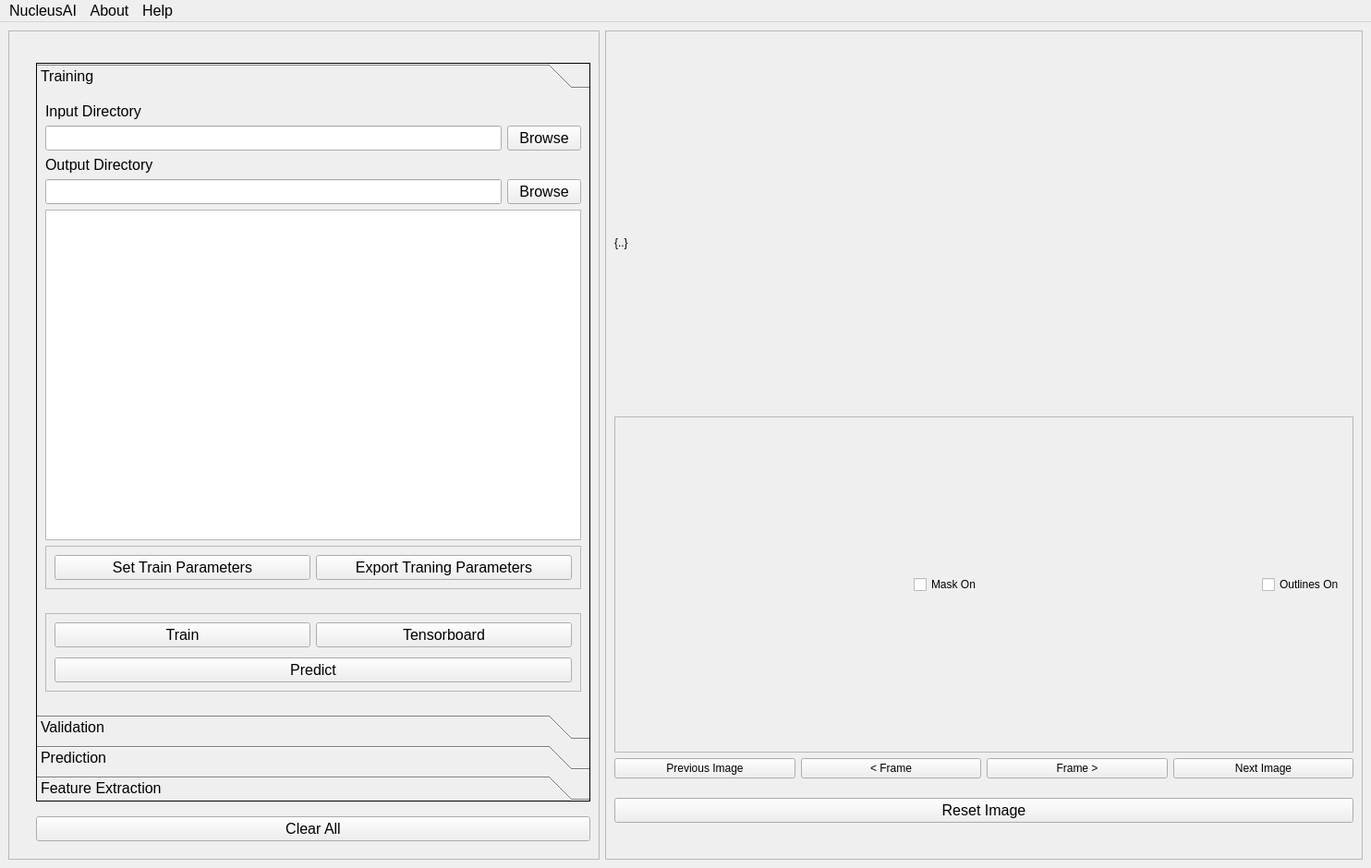
<?xml version="1.0" encoding="UTF-8"?>
<ui version="4.0">
 <class>MainWindow</class>
 <widget class="QMainWindow" name="MainWindow">
  <property name="geometry">
   <rect>
    <x>0</x>
    <y>0</y>
    <width>1440</width>
    <height>878</height>
   </rect>
  </property>
  <property name="minimumSize">
   <size>
    <width>0</width>
    <height>0</height>
   </size>
  </property>
  <property name="windowTitle">
   <string>Stardist</string>
  </property>
  <property name="windowIcon">
   <iconset>
    <normaloff>../../../../../../../../../../.designer/static/stardist.jpg</normaloff>
    <normalon>:/newPrefix/stardist.jpg</normalon>
    <activeon>:/newPrefix/stardist.jpg</activeon>
    <selectedoff>:/newPrefix/stardist.jpg</selectedoff>../../../../../../../../../../.designer/static/stardist.jpg</iconset>
  </property>
  <property name="toolTip">
   <string>&lt;html&gt;&lt;head/&gt;&lt;body&gt;&lt;p&gt;&lt;img src=&quot;:/newPrefix/stardistcluster/static/favicon.ico&quot;/&gt;&lt;/p&gt;&lt;/body&gt;&lt;/html&gt;</string>
  </property>
  <property name="styleSheet">
   <string notr="true"/>
  </property>
  <widget class="QWidget" name="centralwidget">
   <layout class="QHBoxLayout" name="horizontalLayout">
    <item>
     <widget class="QFrame" name="frame">
      <property name="maximumSize">
       <size>
        <width>900</width>
        <height>16777215</height>
       </size>
      </property>
      <property name="font">
       <font>
        <weight>50</weight>
        <bold>false</bold>
       </font>
      </property>
      <property name="frameShape">
       <enum>QFrame::StyledPanel</enum>
      </property>
      <property name="frameShadow">
       <enum>QFrame::Raised</enum>
      </property>
      <layout class="QGridLayout" name="gridLayout_3">
       <item row="10" column="1">
        <spacer name="verticalSpacer_9">
         <property name="orientation">
          <enum>Qt::Vertical</enum>
         </property>
         <property name="sizeType">
          <enum>QSizePolicy::Fixed</enum>
         </property>
         <property name="sizeHint" stdset="0">
          <size>
           <width>20</width>
           <height>10</height>
          </size>
         </property>
        </spacer>
       </item>
       <item row="0" column="1">
        <spacer name="horizontalSpacer">
         <property name="orientation">
          <enum>Qt::Horizontal</enum>
         </property>
         <property name="sizeType">
          <enum>QSizePolicy::Fixed</enum>
         </property>
         <property name="sizeHint" stdset="0">
          <size>
           <width>600</width>
           <height>20</height>
          </size>
         </property>
        </spacer>
       </item>
       <item row="1" column="1">
        <spacer name="verticalSpacer_7">
         <property name="orientation">
          <enum>Qt::Vertical</enum>
         </property>
         <property name="sizeType">
          <enum>QSizePolicy::Fixed</enum>
         </property>
         <property name="sizeHint" stdset="0">
          <size>
           <width>20</width>
           <height>5</height>
          </size>
         </property>
        </spacer>
       </item>
       <item row="2" column="0">
        <spacer name="verticalSpacer_10">
         <property name="orientation">
          <enum>Qt::Vertical</enum>
         </property>
         <property name="sizeType">
          <enum>QSizePolicy::Fixed</enum>
         </property>
         <property name="sizeHint" stdset="0">
          <size>
           <width>20</width>
           <height>800</height>
          </size>
         </property>
        </spacer>
       </item>
       <item row="7" column="1">
        <spacer name="verticalSpacer">
         <property name="orientation">
          <enum>Qt::Vertical</enum>
         </property>
         <property name="sizeHint" stdset="0">
          <size>
           <width>20</width>
           <height>0</height>
          </size>
         </property>
        </spacer>
       </item>
       <item row="9" column="1">
        <widget class="QPushButton" name="Resetbutton">
         <property name="font">
          <font>
           <pointsize>12</pointsize>
           <weight>50</weight>
           <bold>false</bold>
          </font>
         </property>
         <property name="toolTip">
          <string>&lt;html&gt;&lt;head/&gt;&lt;body&gt;&lt;p&gt;Clear all settings&lt;/p&gt;&lt;/body&gt;&lt;/html&gt;</string>
         </property>
         <property name="text">
          <string>Clear All</string>
         </property>
        </widget>
       </item>
       <item row="2" column="1">
        <layout class="QVBoxLayout" name="verticalLayout_5">
         <item>
          <widget class="QToolBox" name="toolBox_2">
           <property name="font">
            <font>
             <family>Arial</family>
             <pointsize>12</pointsize>
             <weight>50</weight>
             <italic>false</italic>
             <bold>false</bold>
            </font>
           </property>
           <property name="toolTip">
            <string>&lt;html&gt;&lt;head/&gt;&lt;body&gt;&lt;p&gt;Choose workflow steps&lt;/p&gt;&lt;/body&gt;&lt;/html&gt;</string>
           </property>
           <property name="styleSheet">
            <string notr="true">font: 12pt &quot;Arial&quot;;</string>
           </property>
           <property name="inputMethodHints">
            <set>Qt::ImhNone</set>
           </property>
           <property name="frameShape">
            <enum>QFrame::Box</enum>
           </property>
           <property name="lineWidth">
            <number>1</number>
           </property>
           <property name="currentIndex">
            <number>0</number>
           </property>
           <property name="tabSpacing">
            <number>-1</number>
           </property>
           <widget class="QWidget" name="training_page">
            <property name="geometry">
             <rect>
              <x>0</x>
              <y>0</y>
              <width>596</width>
              <height>541</height>
             </rect>
            </property>
            <property name="font">
             <font>
              <family>Arial</family>
              <pointsize>12</pointsize>
              <weight>50</weight>
              <italic>false</italic>
              <bold>false</bold>
             </font>
            </property>
            <attribute name="label">
             <string>Training</string>
            </attribute>
            <layout class="QVBoxLayout" name="verticalLayout_2">
             <item>
              <widget class="QLabel" name="label_7">
               <property name="text">
                <string>Input Directory</string>
               </property>
              </widget>
             </item>
             <item>
              <layout class="QGridLayout" name="gridLayout">
               <item row="0" column="0">
                <widget class="QLineEdit" name="inputdirtext">
                 <property name="toolTip">
                  <string>&lt;html&gt;&lt;head/&gt;&lt;body&gt;&lt;p&gt;Choose the input directory. The directory must include two subdirectories named images and masks&lt;/p&gt;&lt;/body&gt;&lt;/html&gt;</string>
                 </property>
                 <property name="toolTipDuration">
                  <number>-1</number>
                 </property>
                </widget>
               </item>
               <item row="0" column="1">
                <widget class="QPushButton" name="inputbrowse">
                 <property name="text">
                  <string>Browse</string>
                 </property>
                </widget>
               </item>
              </layout>
             </item>
             <item>
              <widget class="QLabel" name="label_6">
               <property name="text">
                <string>Output Directory</string>
               </property>
              </widget>
             </item>
             <item>
              <layout class="QGridLayout" name="gridLayout_2">
               <item row="0" column="1">
                <widget class="QPushButton" name="outputbrowse">
                 <property name="text">
                  <string>Browse</string>
                 </property>
                </widget>
               </item>
               <item row="0" column="0">
                <widget class="QLineEdit" name="outputdirtext">
                 <property name="toolTip">
                  <string>&lt;html&gt;&lt;head/&gt;&lt;body&gt;&lt;p&gt;Choose the output root directory to save the results&lt;/p&gt;&lt;/body&gt;&lt;/html&gt;</string>
                 </property>
                </widget>
               </item>
              </layout>
             </item>
             <item>
              <layout class="QVBoxLayout" name="verticalLayout_8">
               <item>
                <widget class="QListWidget" name="list_filename">
                 <property name="toolTip">
                  <string>&lt;html&gt;&lt;head/&gt;&lt;body&gt;&lt;p&gt;List of input files. Select to preview.&lt;/p&gt;&lt;/body&gt;&lt;/html&gt;</string>
                 </property>
                 <property name="styleSheet">
                  <string notr="true">border-color: rgb(0, 0, 0);</string>
                 </property>
                </widget>
               </item>
              </layout>
             </item>
             <item>
              <widget class="QFrame" name="frame_4">
               <property name="frameShape">
                <enum>QFrame::StyledPanel</enum>
               </property>
               <property name="frameShadow">
                <enum>QFrame::Raised</enum>
               </property>
               <layout class="QGridLayout" name="gridLayout_9">
                <item row="0" column="0" colspan="2">
                 <layout class="QGridLayout" name="gridLayout_11">
                  <item row="0" column="0">
                   <widget class="QPushButton" name="train_parameters">
                    <property name="toolTip">
                     <string>&lt;html&gt;&lt;head/&gt;&lt;body&gt;&lt;p&gt;Set the training parameters&lt;/p&gt;&lt;/body&gt;&lt;/html&gt;</string>
                    </property>
                    <property name="text">
                     <string>Set Train Parameters</string>
                    </property>
                   </widget>
                  </item>
                  <item row="0" column="1">
                   <widget class="QPushButton" name="pushjson">
                    <property name="toolTip">
                     <string>&lt;html&gt;&lt;head/&gt;&lt;body&gt;&lt;p&gt;Export model settings as .JSON file&lt;/p&gt;&lt;/body&gt;&lt;/html&gt;</string>
                    </property>
                    <property name="text">
                     <string>Export Traning Parameters</string>
                    </property>
                   </widget>
                  </item>
                 </layout>
                </item>
               </layout>
              </widget>
             </item>
             <item>
              <spacer name="verticalSpacer_14">
               <property name="orientation">
                <enum>Qt::Vertical</enum>
               </property>
               <property name="sizeType">
                <enum>QSizePolicy::Fixed</enum>
               </property>
               <property name="sizeHint" stdset="0">
                <size>
                 <width>20</width>
                 <height>20</height>
                </size>
               </property>
              </spacer>
             </item>
             <item>
              <widget class="QFrame" name="frame_3">
               <property name="frameShape">
                <enum>QFrame::StyledPanel</enum>
               </property>
               <property name="frameShadow">
                <enum>QFrame::Raised</enum>
               </property>
               <layout class="QVBoxLayout" name="verticalLayout_7">
                <item>
                 <layout class="QGridLayout" name="gridLayout_10">
                  <item row="0" column="0">
                   <widget class="QPushButton" name="pushtrain">
                    <property name="toolTip">
                     <string>&lt;html&gt;&lt;head/&gt;&lt;body&gt;&lt;p&gt;Start the training&lt;/p&gt;&lt;/body&gt;&lt;/html&gt;</string>
                    </property>
                    <property name="text">
                     <string>Train</string>
                    </property>
                   </widget>
                  </item>
                  <item row="1" column="0">
                   <spacer name="verticalSpacer_18">
                    <property name="orientation">
                     <enum>Qt::Vertical</enum>
                    </property>
                    <property name="sizeType">
                     <enum>QSizePolicy::Fixed</enum>
                    </property>
                    <property name="sizeHint" stdset="0">
                     <size>
                      <width>20</width>
                      <height>5</height>
                     </size>
                    </property>
                   </spacer>
                  </item>
                  <item row="0" column="1">
                   <widget class="QPushButton" name="pushtboard">
                    <property name="toolTip">
                     <string>&lt;html&gt;&lt;head/&gt;&lt;body&gt;&lt;p&gt;Open Tensorboard &lt;/p&gt;&lt;/body&gt;&lt;/html&gt;</string>
                    </property>
                    <property name="text">
                     <string>Tensorboard</string>
                    </property>
                   </widget>
                  </item>
                 </layout>
                </item>
                <item>
                 <layout class="QGridLayout" name="gridLayout_5">
                  <item row="0" column="0">
                   <widget class="QPushButton" name="pushpredict">
                    <property name="toolTip">
                     <string>&lt;html&gt;&lt;head/&gt;&lt;body&gt;&lt;p&gt;Run the model prediction on all the raw input images&lt;/p&gt;&lt;/body&gt;&lt;/html&gt;</string>
                    </property>
                    <property name="text">
                     <string>Predict</string>
                    </property>
                   </widget>
                  </item>
                 </layout>
                </item>
               </layout>
              </widget>
             </item>
             <item>
              <spacer name="verticalSpacer_5">
               <property name="orientation">
                <enum>Qt::Vertical</enum>
               </property>
               <property name="sizeType">
                <enum>QSizePolicy::Fixed</enum>
               </property>
               <property name="sizeHint" stdset="0">
                <size>
                 <width>20</width>
                 <height>10</height>
                </size>
               </property>
              </spacer>
             </item>
            </layout>
           </widget>
           <widget class="QWidget" name="validation_page">
            <property name="geometry">
             <rect>
              <x>0</x>
              <y>0</y>
              <width>596</width>
              <height>541</height>
             </rect>
            </property>
            <attribute name="label">
             <string>Validation</string>
            </attribute>
            <layout class="QGridLayout" name="gridLayout_20">
             <item row="6" column="0">
              <widget class="QFrame" name="frame_7">
               <property name="frameShape">
                <enum>QFrame::StyledPanel</enum>
               </property>
               <property name="frameShadow">
                <enum>QFrame::Raised</enum>
               </property>
               <layout class="QGridLayout" name="gridLayout_21">
                <item row="2" column="0">
                 <widget class="QPushButton" name="pushvalidate_5">
                  <property name="toolTip">
                   <string>&lt;html&gt;&lt;head/&gt;&lt;body&gt;&lt;p&gt;Start the predictions&lt;/p&gt;&lt;/body&gt;&lt;/html&gt;</string>
                  </property>
                  <property name="text">
                   <string>Validate</string>
                  </property>
                 </widget>
                </item>
                <item row="0" column="0">
                 <widget class="QPushButton" name="val_parameters">
                  <property name="text">
                   <string>Set Validation Parameters</string>
                  </property>
                 </widget>
                </item>
                <item row="1" column="0">
                 <spacer name="verticalSpacer_21">
                  <property name="orientation">
                   <enum>Qt::Vertical</enum>
                  </property>
                  <property name="sizeType">
                   <enum>QSizePolicy::Fixed</enum>
                  </property>
                  <property name="sizeHint" stdset="0">
                   <size>
                    <width>20</width>
                    <height>5</height>
                   </size>
                  </property>
                 </spacer>
                </item>
               </layout>
              </widget>
             </item>
             <item row="1" column="0">
              <layout class="QGridLayout" name="gridLayout_18">
               <item row="0" column="2">
                <widget class="QPushButton" name="inputbrowse_5">
                 <property name="text">
                  <string>Browse</string>
                 </property>
                </widget>
               </item>
               <item row="0" column="1">
                <widget class="QLineEdit" name="inputdirtext_5">
                 <property name="toolTip">
                  <string>&lt;html&gt;&lt;head/&gt;&lt;body&gt;&lt;p&gt;Choose the input directory. The directory must include two subdirectories named images and masks&lt;/p&gt;&lt;/body&gt;&lt;/html&gt;</string>
                 </property>
                 <property name="toolTipDuration">
                  <number>-1</number>
                 </property>
                </widget>
               </item>
              </layout>
             </item>
             <item row="3" column="0">
              <layout class="QGridLayout" name="gridLayout_17">
               <item row="0" column="0">
                <widget class="QLineEdit" name="outputdirtext_5">
                 <property name="toolTip">
                  <string>&lt;html&gt;&lt;head/&gt;&lt;body&gt;&lt;p&gt;Choose the output root directory to save the results&lt;/p&gt;&lt;/body&gt;&lt;/html&gt;</string>
                 </property>
                </widget>
               </item>
               <item row="0" column="1">
                <widget class="QPushButton" name="outputbrowse_5">
                 <property name="text">
                  <string>Browse</string>
                 </property>
                </widget>
               </item>
              </layout>
             </item>
             <item row="5" column="0">
              <layout class="QGridLayout" name="gridLayout_23">
               <item row="0" column="0">
                <widget class="QLineEdit" name="modeldir_5">
                 <property name="toolTip">
                  <string>&lt;html&gt;&lt;head/&gt;&lt;body&gt;&lt;p&gt;Choose the model directory (input folder containing weights)&lt;/p&gt;&lt;/body&gt;&lt;/html&gt;</string>
                 </property>
                </widget>
               </item>
               <item row="0" column="1">
                <widget class="QPushButton" name="modelbrowse_5">
                 <property name="toolTip">
                  <string>&lt;html&gt;&lt;head/&gt;&lt;body&gt;&lt;p&gt;Browse directory&lt;/p&gt;&lt;/body&gt;&lt;/html&gt;</string>
                 </property>
                 <property name="text">
                  <string>Browse</string>
                 </property>
                </widget>
               </item>
              </layout>
             </item>
             <item row="9" column="0">
              <spacer name="verticalSpacer_2">
               <property name="orientation">
                <enum>Qt::Vertical</enum>
               </property>
               <property name="sizeHint" stdset="0">
                <size>
                 <width>20</width>
                 <height>40</height>
                </size>
               </property>
              </spacer>
             </item>
             <item row="7" column="0">
              <widget class="QPlainTextEdit" name="validation_textbox"/>
             </item>
             <item row="0" column="0">
              <widget class="QLabel" name="label_11">
               <property name="text">
                <string>Input Directory</string>
               </property>
              </widget>
             </item>
             <item row="4" column="0">
              <widget class="QLabel" name="label_15">
               <property name="text">
                <string>Trained Model Directory</string>
               </property>
              </widget>
             </item>
             <item row="2" column="0">
              <widget class="QLabel" name="label_14">
               <property name="text">
                <string>Output Directory</string>
               </property>
              </widget>
             </item>
             <item row="8" column="0">
              <widget class="QPushButton" name="pushval_csv">
               <property name="text">
                <string>Export to CSV file</string>
               </property>
              </widget>
             </item>
            </layout>
           </widget>
           <widget class="QWidget" name="pred_page">
            <property name="geometry">
             <rect>
              <x>0</x>
              <y>0</y>
              <width>596</width>
              <height>541</height>
             </rect>
            </property>
            <attribute name="label">
             <string>Prediction</string>
            </attribute>
            <layout class="QVBoxLayout" name="verticalLayout">
             <item>
              <widget class="QLabel" name="label_9">
               <property name="text">
                <string>Input Directory</string>
               </property>
              </widget>
             </item>
             <item>
              <layout class="QGridLayout" name="gridLayout_6">
               <item row="0" column="0">
                <widget class="QLineEdit" name="inputdirtext_2">
                 <property name="toolTip">
                  <string>&lt;html&gt;&lt;head/&gt;&lt;body&gt;&lt;p&gt;Choose the input directory. The input directory must contain a subdirectory call Images. The raw images needs to be store in the Images subdirectory&lt;/p&gt;&lt;/body&gt;&lt;/html&gt;</string>
                 </property>
                 <property name="toolTipDuration">
                  <number>-1</number>
                 </property>
                 <property name="autoFillBackground">
                  <bool>false</bool>
                 </property>
                </widget>
               </item>
               <item row="0" column="1">
                <widget class="QPushButton" name="inputbrowse_2">
                 <property name="toolTip">
                  <string>&lt;html&gt;&lt;head/&gt;&lt;body&gt;&lt;p&gt;Browse directory&lt;/p&gt;&lt;/body&gt;&lt;/html&gt;</string>
                 </property>
                 <property name="text">
                  <string>Browse</string>
                 </property>
                </widget>
               </item>
              </layout>
             </item>
             <item>
              <widget class="QLabel" name="label_8">
               <property name="text">
                <string>Output Directory</string>
               </property>
              </widget>
             </item>
             <item>
              <layout class="QGridLayout" name="gridLayout_4">
               <item row="0" column="1">
                <widget class="QPushButton" name="outputbrowse_2">
                 <property name="toolTip">
                  <string>&lt;html&gt;&lt;head/&gt;&lt;body&gt;&lt;p&gt;Browse directory&lt;/p&gt;&lt;/body&gt;&lt;/html&gt;</string>
                 </property>
                 <property name="text">
                  <string>Browse</string>
                 </property>
                </widget>
               </item>
               <item row="0" column="0">
                <widget class="QLineEdit" name="outputdirtext_2">
                 <property name="toolTip">
                  <string>&lt;html&gt;&lt;head/&gt;&lt;body&gt;&lt;p&gt;Choose the output root directory to save the results&lt;/p&gt;&lt;/body&gt;&lt;/html&gt;</string>
                 </property>
                </widget>
               </item>
              </layout>
             </item>
             <item>
              <widget class="QLabel" name="label_10">
               <property name="text">
                <string>Trained Model Directory</string>
               </property>
              </widget>
             </item>
             <item>
              <layout class="QGridLayout" name="gridLayout_12">
               <item row="0" column="1">
                <widget class="QPushButton" name="modelbrowse_2">
                 <property name="toolTip">
                  <string>&lt;html&gt;&lt;head/&gt;&lt;body&gt;&lt;p&gt;Browse directory&lt;/p&gt;&lt;/body&gt;&lt;/html&gt;</string>
                 </property>
                 <property name="text">
                  <string>Browse</string>
                 </property>
                </widget>
               </item>
               <item row="0" column="0">
                <widget class="QLineEdit" name="modeldir_2">
                 <property name="toolTip">
                  <string>&lt;html&gt;&lt;head/&gt;&lt;body&gt;&lt;p&gt;Choose the model directory (input folder containing weights)&lt;/p&gt;&lt;/body&gt;&lt;/html&gt;</string>
                 </property>
                </widget>
               </item>
              </layout>
             </item>
             <item>
              <spacer name="verticalSpacer_15">
               <property name="orientation">
                <enum>Qt::Vertical</enum>
               </property>
               <property name="sizeType">
                <enum>QSizePolicy::Fixed</enum>
               </property>
               <property name="sizeHint" stdset="0">
                <size>
                 <width>20</width>
                 <height>20</height>
                </size>
               </property>
              </spacer>
             </item>
             <item>
              <widget class="QFrame" name="frame_6">
               <property name="frameShape">
                <enum>QFrame::StyledPanel</enum>
               </property>
               <property name="frameShadow">
                <enum>QFrame::Raised</enum>
               </property>
               <layout class="QVBoxLayout" name="verticalLayout_9">
                <item>
                 <widget class="QPushButton" name="pred_parameters">
                  <property name="toolTip">
                   <string>&lt;html&gt;&lt;head/&gt;&lt;body&gt;&lt;p&gt;Set the prediction parameters&lt;/p&gt;&lt;/body&gt;&lt;/html&gt;</string>
                  </property>
                  <property name="text">
                   <string>Set Prediction Parameters</string>
                  </property>
                 </widget>
                </item>
                <item>
                 <spacer name="verticalSpacer_17">
                  <property name="orientation">
                   <enum>Qt::Vertical</enum>
                  </property>
                  <property name="sizeType">
                   <enum>QSizePolicy::Fixed</enum>
                  </property>
                  <property name="sizeHint" stdset="0">
                   <size>
                    <width>20</width>
                    <height>5</height>
                   </size>
                  </property>
                 </spacer>
                </item>
                <item>
                 <widget class="QPushButton" name="pushpredict_2">
                  <property name="toolTip">
                   <string>&lt;html&gt;&lt;head/&gt;&lt;body&gt;&lt;p&gt;Start the predictions&lt;/p&gt;&lt;/body&gt;&lt;/html&gt;</string>
                  </property>
                  <property name="text">
                   <string>Predict</string>
                  </property>
                 </widget>
                </item>
               </layout>
              </widget>
             </item>
             <item>
              <spacer name="verticalSpacer_3">
               <property name="orientation">
                <enum>Qt::Vertical</enum>
               </property>
               <property name="sizeType">
                <enum>QSizePolicy::Expanding</enum>
               </property>
               <property name="sizeHint" stdset="0">
                <size>
                 <width>17</width>
                 <height>131</height>
                </size>
               </property>
              </spacer>
             </item>
            </layout>
           </widget>
           <widget class="QWidget" name="features_page">
            <property name="geometry">
             <rect>
              <x>0</x>
              <y>0</y>
              <width>596</width>
              <height>541</height>
             </rect>
            </property>
            <attribute name="label">
             <string>Feature Extraction</string>
            </attribute>
            <layout class="QVBoxLayout" name="verticalLayout_6">
             <item>
              <widget class="QLabel" name="label_12">
               <property name="text">
                <string>Input Directory</string>
               </property>
              </widget>
             </item>
             <item>
              <layout class="QGridLayout" name="gridLayout_15">
               <item row="0" column="0">
                <widget class="QLineEdit" name="inputdirtext_4">
                 <property name="toolTip">
                  <string>&lt;html&gt;&lt;head/&gt;&lt;body&gt;&lt;p&gt;Choose the input directory. The directory must include two subdirectories named images and masks&lt;/p&gt;&lt;/body&gt;&lt;/html&gt;</string>
                 </property>
                 <property name="toolTipDuration">
                  <number>-1</number>
                 </property>
                </widget>
               </item>
               <item row="0" column="1">
                <widget class="QPushButton" name="inputbrowse_4">
                 <property name="enabled">
                  <bool>true</bool>
                 </property>
                 <property name="text">
                  <string>Browse</string>
                 </property>
                </widget>
               </item>
              </layout>
             </item>
             <item>
              <widget class="QLabel" name="label_13">
               <property name="text">
                <string>Output Directory</string>
               </property>
              </widget>
             </item>
             <item>
              <layout class="QGridLayout" name="gridLayout_16">
               <item row="0" column="1">
                <widget class="QPushButton" name="outputbrowse_3">
                 <property name="toolTip">
                  <string>&lt;html&gt;&lt;head/&gt;&lt;body&gt;&lt;p&gt;Browse directory&lt;/p&gt;&lt;/body&gt;&lt;/html&gt;</string>
                 </property>
                 <property name="text">
                  <string>Browse</string>
                 </property>
                </widget>
               </item>
               <item row="0" column="0">
                <widget class="QLineEdit" name="outputdirtext_3">
                 <property name="toolTip">
                  <string>&lt;html&gt;&lt;head/&gt;&lt;body&gt;&lt;p&gt;Choose the output root directory to save the results&lt;/p&gt;&lt;/body&gt;&lt;/html&gt;</string>
                 </property>
                </widget>
               </item>
              </layout>
             </item>
             <item>
              <spacer name="verticalSpacer_20">
               <property name="orientation">
                <enum>Qt::Vertical</enum>
               </property>
               <property name="sizeType">
                <enum>QSizePolicy::Fixed</enum>
               </property>
               <property name="sizeHint" stdset="0">
                <size>
                 <width>20</width>
                 <height>20</height>
                </size>
               </property>
              </spacer>
             </item>
             <item>
              <widget class="QFrame" name="frame_5">
               <property name="frameShape">
                <enum>QFrame::StyledPanel</enum>
               </property>
               <property name="frameShadow">
                <enum>QFrame::Raised</enum>
               </property>
               <layout class="QGridLayout" name="gridLayout_8">
                <item row="1" column="0">
                 <widget class="QPushButton" name="pushextract">
                  <property name="minimumSize">
                   <size>
                    <width>80</width>
                    <height>0</height>
                   </size>
                  </property>
                  <property name="text">
                   <string>Extact Features</string>
                  </property>
                 </widget>
                </item>
                <item row="0" column="0">
                 <widget class="QPushButton" name="extract_param_push">
                  <property name="text">
                   <string>Settings</string>
                  </property>
                 </widget>
                </item>
               </layout>
              </widget>
             </item>
             <item>
              <spacer name="verticalSpacer_19">
               <property name="orientation">
                <enum>Qt::Vertical</enum>
               </property>
               <property name="sizeHint" stdset="0">
                <size>
                 <width>20</width>
                 <height>40</height>
                </size>
               </property>
              </spacer>
             </item>
            </layout>
           </widget>
          </widget>
         </item>
        </layout>
       </item>
       <item row="8" column="1">
        <spacer name="verticalSpacer_11">
         <property name="orientation">
          <enum>Qt::Vertical</enum>
         </property>
         <property name="sizeType">
          <enum>QSizePolicy::Fixed</enum>
         </property>
         <property name="sizeHint" stdset="0">
          <size>
           <width>20</width>
           <height>10</height>
          </size>
         </property>
        </spacer>
       </item>
      </layout>
     </widget>
    </item>
    <item>
     <widget class="QFrame" name="frame_2">
      <property name="frameShape">
       <enum>QFrame::StyledPanel</enum>
      </property>
      <property name="frameShadow">
       <enum>QFrame::Raised</enum>
      </property>
      <layout class="QGridLayout" name="gridLayout_19">
       <item row="6" column="0">
        <layout class="QGridLayout" name="gridLayout_26">
         <item row="0" column="0">
          <widget class="QLabel" name="imagelabel">
           <property name="toolTip">
            <string>&lt;html&gt;&lt;head/&gt;&lt;body&gt;&lt;p&gt;Image file name&lt;/p&gt;&lt;/body&gt;&lt;/html&gt;</string>
           </property>
           <property name="styleSheet">
            <string notr="true">font: 12pt &quot;Arial&quot;;</string>
           </property>
           <property name="text">
            <string>{..}</string>
           </property>
          </widget>
         </item>
        </layout>
       </item>
       <item row="8" column="0">
        <layout class="QVBoxLayout" name="verticalLayout_4">
         <item>
          <widget class="QFrame" name="frame_8">
           <property name="frameShape">
            <enum>QFrame::StyledPanel</enum>
           </property>
           <property name="frameShadow">
            <enum>QFrame::Raised</enum>
           </property>
           <layout class="QGridLayout" name="gridLayout_28">
            <item row="0" column="1" alignment="Qt::AlignRight">
             <widget class="QCheckBox" name="maskoncheck">
              <property name="text">
               <string>Mask On</string>
              </property>
             </widget>
            </item>
            <item row="0" column="2" alignment="Qt::AlignRight">
             <widget class="QCheckBox" name="outlinesoncheck">
              <property name="text">
               <string>Outlines On</string>
              </property>
             </widget>
            </item>
            <item row="0" column="0">
             <layout class="QVBoxLayout" name="verticalLayout_10"/>
            </item>
           </layout>
          </widget>
         </item>
        </layout>
       </item>
       <item row="9" column="0">
        <layout class="QGridLayout" name="gridLayout_7">
         <item row="3" column="1">
          <widget class="QPushButton" name="prevFrameButton">
           <property name="text">
            <string>&lt; Frame</string>
           </property>
          </widget>
         </item>
         <item row="3" column="3">
          <widget class="QPushButton" name="nextimg">
           <property name="toolTip">
            <string>&lt;html&gt;&lt;head/&gt;&lt;body&gt;&lt;p&gt;Next image&lt;/p&gt;&lt;/body&gt;&lt;/html&gt;</string>
           </property>
           <property name="styleSheet">
            <string notr="true">font: 12pt &quot;Arial&quot;;</string>
           </property>
           <property name="text">
            <string>Next Image</string>
           </property>
          </widget>
         </item>
         <item row="3" column="0">
          <widget class="QPushButton" name="previmg">
           <property name="toolTip">
            <string>&lt;html&gt;&lt;head/&gt;&lt;body&gt;&lt;p&gt;Previous image&lt;/p&gt;&lt;/body&gt;&lt;/html&gt;</string>
           </property>
           <property name="styleSheet">
            <string notr="true">font: 12pt &quot;Arial&quot;;</string>
           </property>
           <property name="text">
            <string>Previous Image</string>
           </property>
          </widget>
         </item>
         <item row="3" column="2">
          <widget class="QPushButton" name="nextFrameButton">
           <property name="text">
            <string>Frame &gt;</string>
           </property>
          </widget>
         </item>
        </layout>
       </item>
       <item row="0" column="0">
        <spacer name="horizontalSpacer_2">
         <property name="orientation">
          <enum>Qt::Horizontal</enum>
         </property>
         <property name="sizeType">
          <enum>QSizePolicy::Fixed</enum>
         </property>
         <property name="sizeHint" stdset="0">
          <size>
           <width>800</width>
           <height>20</height>
          </size>
         </property>
        </spacer>
       </item>
       <item row="10" column="0">
        <layout class="QGridLayout" name="gridLayout_24"/>
       </item>
       <item row="13" column="0">
        <spacer name="verticalSpacer_4">
         <property name="orientation">
          <enum>Qt::Vertical</enum>
         </property>
         <property name="sizeType">
          <enum>QSizePolicy::Fixed</enum>
         </property>
         <property name="sizeHint" stdset="0">
          <size>
           <width>20</width>
           <height>30</height>
          </size>
         </property>
        </spacer>
       </item>
       <item row="5" column="0">
        <spacer name="verticalSpacer_8">
         <property name="orientation">
          <enum>Qt::Vertical</enum>
         </property>
         <property name="sizeType">
          <enum>QSizePolicy::Fixed</enum>
         </property>
         <property name="sizeHint" stdset="0">
          <size>
           <width>20</width>
           <height>13</height>
          </size>
         </property>
        </spacer>
       </item>
       <item row="11" column="0">
        <spacer name="verticalSpacer_12">
         <property name="orientation">
          <enum>Qt::Vertical</enum>
         </property>
         <property name="sizeType">
          <enum>QSizePolicy::Fixed</enum>
         </property>
         <property name="sizeHint" stdset="0">
          <size>
           <width>20</width>
           <height>15</height>
          </size>
         </property>
        </spacer>
       </item>
       <item row="2" column="0">
        <layout class="QVBoxLayout" name="verticalLayout_3"/>
       </item>
       <item row="12" column="0">
        <widget class="QPushButton" name="reset_image_push">
         <property name="font">
          <font>
           <pointsize>12</pointsize>
          </font>
         </property>
         <property name="toolTip">
          <string>&lt;html&gt;&lt;head/&gt;&lt;body&gt;&lt;p&gt;Reset brightness and contrast&lt;/p&gt;&lt;/body&gt;&lt;/html&gt;</string>
         </property>
         <property name="text">
          <string>Reset Image</string>
         </property>
        </widget>
       </item>
       <item row="1" column="0">
        <spacer name="verticalSpacer_6">
         <property name="orientation">
          <enum>Qt::Vertical</enum>
         </property>
         <property name="sizeType">
          <enum>QSizePolicy::Fixed</enum>
         </property>
         <property name="sizeHint" stdset="0">
          <size>
           <width>20</width>
           <height>5</height>
          </size>
         </property>
        </spacer>
       </item>
      </layout>
     </widget>
    </item>
   </layout>
  </widget>
  <widget class="QMenuBar" name="menuBar">
   <property name="geometry">
    <rect>
     <x>0</x>
     <y>0</y>
     <width>1440</width>
     <height>22</height>
    </rect>
   </property>
   <property name="font">
    <font>
     <pointsize>12</pointsize>
    </font>
   </property>
   <widget class="QMenu" name="menuHelp">
    <property name="font">
     <font>
      <pointsize>12</pointsize>
     </font>
    </property>
    <property name="title">
     <string>NucleusAI</string>
    </property>
    <addaction name="actionReset"/>
   </widget>
   <widget class="QMenu" name="menuAbout">
    <property name="font">
     <font>
      <pointsize>12</pointsize>
     </font>
    </property>
    <property name="title">
     <string>About</string>
    </property>
    <addaction name="actionGitHub"/>
    <addaction name="actionStardist"/>
    <addaction name="actionPyradiomics"/>
   </widget>
   <widget class="QMenu" name="menuHelp_2">
    <property name="title">
     <string>Help</string>
    </property>
    <addaction name="actionReport_Issue"/>
   </widget>
   <addaction name="menuHelp"/>
   <addaction name="menuAbout"/>
   <addaction name="menuHelp_2"/>
  </widget>
  <action name="actionReset">
   <property name="text">
    <string>Clear All</string>
   </property>
   <property name="font">
    <font>
     <pointsize>12</pointsize>
    </font>
   </property>
  </action>
  <action name="actionGitHub">
   <property name="text">
    <string>GitHub</string>
   </property>
  </action>
  <action name="actionPyradiomics">
   <property name="text">
    <string>Pyradiomics</string>
   </property>
  </action>
  <action name="actionReport_Issue">
   <property name="text">
    <string>Report Issue</string>
   </property>
  </action>
  <action name="actionStardist">
   <property name="text">
    <string>Stardist</string>
   </property>
  </action>
 </widget>
 <resources>
  <include location="../../Imaging_tools-main/static/icon.qrc"/>
 </resources>
 <connections/>
</ui>
